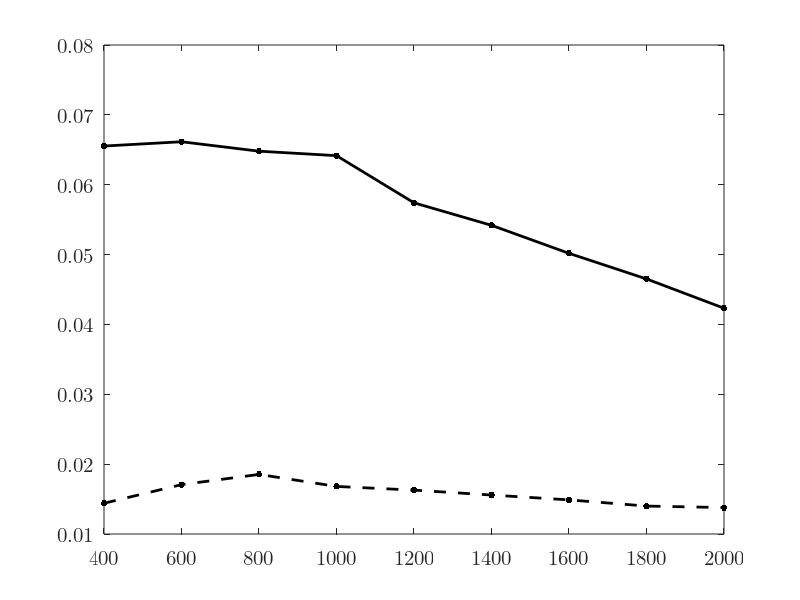

The MATLAB source for this figure:
% u =(10:2:26);
% i =[0.065 0.081 0.099 0.117 0.137 0.156 0.177 0.200 0.220];
% v1=[2.795 3.582 4.286 4.648 5.133 6.056 6.587 7.180 7.803];
% r=0.5*103.84*10^(-3);
% s=pi*r*r;
% rho=1.185;
% p0=u.*i
% p1=0.5.*rho.*s.*(v1.^3)
% ita=p1./p0
%
% subplot(1, 2, 1);
% uv=scatter(u, v1, 200, 'k', '.');
% hold on;
% xlim([10, 26])
% xticks(u)
% set(gca, 'FontName', 'Latin Modern Math', 'FontSize', 15);
% xlabel('\fontname{Songti SC}输入电压 \fontname{Latin Modern Math}U/V');
% ylabel('\fontname{Songti SC}风速 \fontname{Latin Modern Math}V_1/(m/s)');
% box on;
% M=[u' ones(9,1)];
% k=M\(v1');
% v1pre=(M*k)';
%
% plot(u, v1pre, '-k', 'LineWidth', 2);
%
% subplot(1, 2, 2);
% plot(v1, ita, '.-k', 'LineWidth', 2, 'MarkerSize', 15);
% set(gca, 'FontName', 'Latin Modern Math', 'FontSize', 15);
% xlabel('\fontname{Songti SC}风速 \fontname{Latin Modern Math}V_1/(m/s)');
% ylabel('\fontname{Songti SC}转换效率 \fontname{Latin Modern Math}\eta');
%

r=(400:200:2000);
u1=[2.40,3.20,3.85,4.10,4.42,4.67,4.88,5.02,5.25];
u2=[5.12,6.30,7.20,8.01,8.30,8.71,8.96,9.15,9.20];
p1=u1.^2./r
p2=u2.^2./r

plot(r, p1, '.--k', 'LineWidth', 2, 'MarkerSize', 15);
hold on;
plot(r, p2, '.-k', 'LineWidth', 2, 'MarkerSize', 15);
set(gca, 'FontName', 'Latin Modern Math', 'FontSize', 15);

xlim([400, 2000])
xticks(r)
